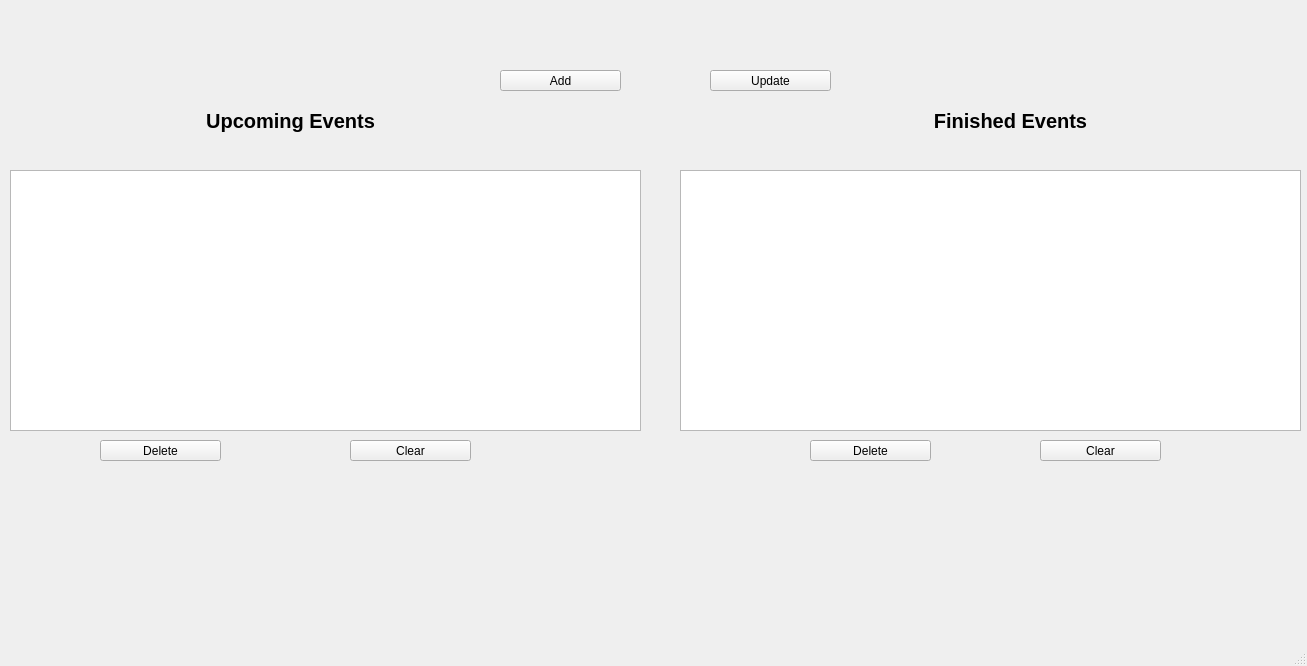
<?xml version="1.0" encoding="UTF-8"?>
<ui version="4.0">
 <class>MainWindow</class>
 <widget class="QMainWindow" name="MainWindow">
  <property name="geometry">
   <rect>
    <x>0</x>
    <y>0</y>
    <width>1307</width>
    <height>666</height>
   </rect>
  </property>
  <property name="windowTitle">
   <string>MainWindow</string>
  </property>
  <widget class="QWidget" name="centralwidget">
   <widget class="QPushButton" name="AddButton">
    <property name="geometry">
     <rect>
      <x>500</x>
      <y>70</y>
      <width>121</width>
      <height>21</height>
     </rect>
    </property>
    <property name="text">
     <string>Add</string>
    </property>
   </widget>
   <widget class="QPushButton" name="UpdateButton">
    <property name="geometry">
     <rect>
      <x>710</x>
      <y>70</y>
      <width>121</width>
      <height>21</height>
     </rect>
    </property>
    <property name="text">
     <string>Update</string>
    </property>
   </widget>
   <widget class="QPushButton" name="ClearActive">
    <property name="geometry">
     <rect>
      <x>350</x>
      <y>440</y>
      <width>121</width>
      <height>21</height>
     </rect>
    </property>
    <property name="text">
     <string>Clear</string>
    </property>
   </widget>
   <widget class="QPushButton" name="DeleteActive">
    <property name="geometry">
     <rect>
      <x>100</x>
      <y>440</y>
      <width>121</width>
      <height>21</height>
     </rect>
    </property>
    <property name="text">
     <string>Delete</string>
    </property>
   </widget>
   <widget class="QListWidget" name="activeEvents">
    <property name="geometry">
     <rect>
      <x>10</x>
      <y>170</y>
      <width>631</width>
      <height>261</height>
     </rect>
    </property>
    <property name="sizePolicy">
     <sizepolicy hsizetype="Fixed" vsizetype="Expanding">
      <horstretch>0</horstretch>
      <verstretch>0</verstretch>
     </sizepolicy>
    </property>
    <property name="horizontalScrollBarPolicy">
     <enum>Qt::ScrollBarAlwaysOff</enum>
    </property>
    <property name="spacing">
     <number>2</number>
    </property>
   </widget>
   <widget class="QListWidget" name="archive">
    <property name="geometry">
     <rect>
      <x>680</x>
      <y>170</y>
      <width>621</width>
      <height>261</height>
     </rect>
    </property>
    <property name="sizePolicy">
     <sizepolicy hsizetype="Fixed" vsizetype="Expanding">
      <horstretch>0</horstretch>
      <verstretch>0</verstretch>
     </sizepolicy>
    </property>
    <property name="horizontalScrollBarPolicy">
     <enum>Qt::ScrollBarAlwaysOff</enum>
    </property>
    <property name="horizontalScrollMode">
     <enum>QAbstractItemView::ScrollPerItem</enum>
    </property>
    <property name="isWrapping" stdset="0">
     <bool>true</bool>
    </property>
    <property name="resizeMode">
     <enum>QListView::Adjust</enum>
    </property>
    <property name="spacing">
     <number>2</number>
    </property>
   </widget>
   <widget class="QLabel" name="label">
    <property name="geometry">
     <rect>
      <x>160</x>
      <y>100</y>
      <width>261</width>
      <height>41</height>
     </rect>
    </property>
    <property name="sizePolicy">
     <sizepolicy hsizetype="Preferred" vsizetype="Preferred">
      <horstretch>0</horstretch>
      <verstretch>0</verstretch>
     </sizepolicy>
    </property>
    <property name="font">
     <font>
      <pointsize>15</pointsize>
      <weight>75</weight>
      <bold>true</bold>
      <underline>false</underline>
      <strikeout>false</strikeout>
      <kerning>true</kerning>
     </font>
    </property>
    <property name="text">
     <string>Upcoming Events</string>
    </property>
    <property name="alignment">
     <set>Qt::AlignCenter</set>
    </property>
   </widget>
   <widget class="QLabel" name="label_2">
    <property name="geometry">
     <rect>
      <x>880</x>
      <y>100</y>
      <width>261</width>
      <height>41</height>
     </rect>
    </property>
    <property name="font">
     <font>
      <pointsize>15</pointsize>
      <weight>75</weight>
      <bold>true</bold>
     </font>
    </property>
    <property name="text">
     <string>Finished Events</string>
    </property>
    <property name="alignment">
     <set>Qt::AlignCenter</set>
    </property>
   </widget>
   <widget class="QPushButton" name="DeleteArchive">
    <property name="geometry">
     <rect>
      <x>810</x>
      <y>440</y>
      <width>121</width>
      <height>21</height>
     </rect>
    </property>
    <property name="text">
     <string>Delete</string>
    </property>
   </widget>
   <widget class="QPushButton" name="ClearArchive">
    <property name="geometry">
     <rect>
      <x>1040</x>
      <y>440</y>
      <width>121</width>
      <height>21</height>
     </rect>
    </property>
    <property name="text">
     <string>Clear</string>
    </property>
   </widget>
  </widget>
  <widget class="QStatusBar" name="statusbar"/>
  <widget class="QMenuBar" name="menubar">
   <property name="geometry">
    <rect>
     <x>0</x>
     <y>0</y>
     <width>1307</width>
     <height>20</height>
    </rect>
   </property>
  </widget>
 </widget>
 <resources/>
 <connections/>
</ui>
